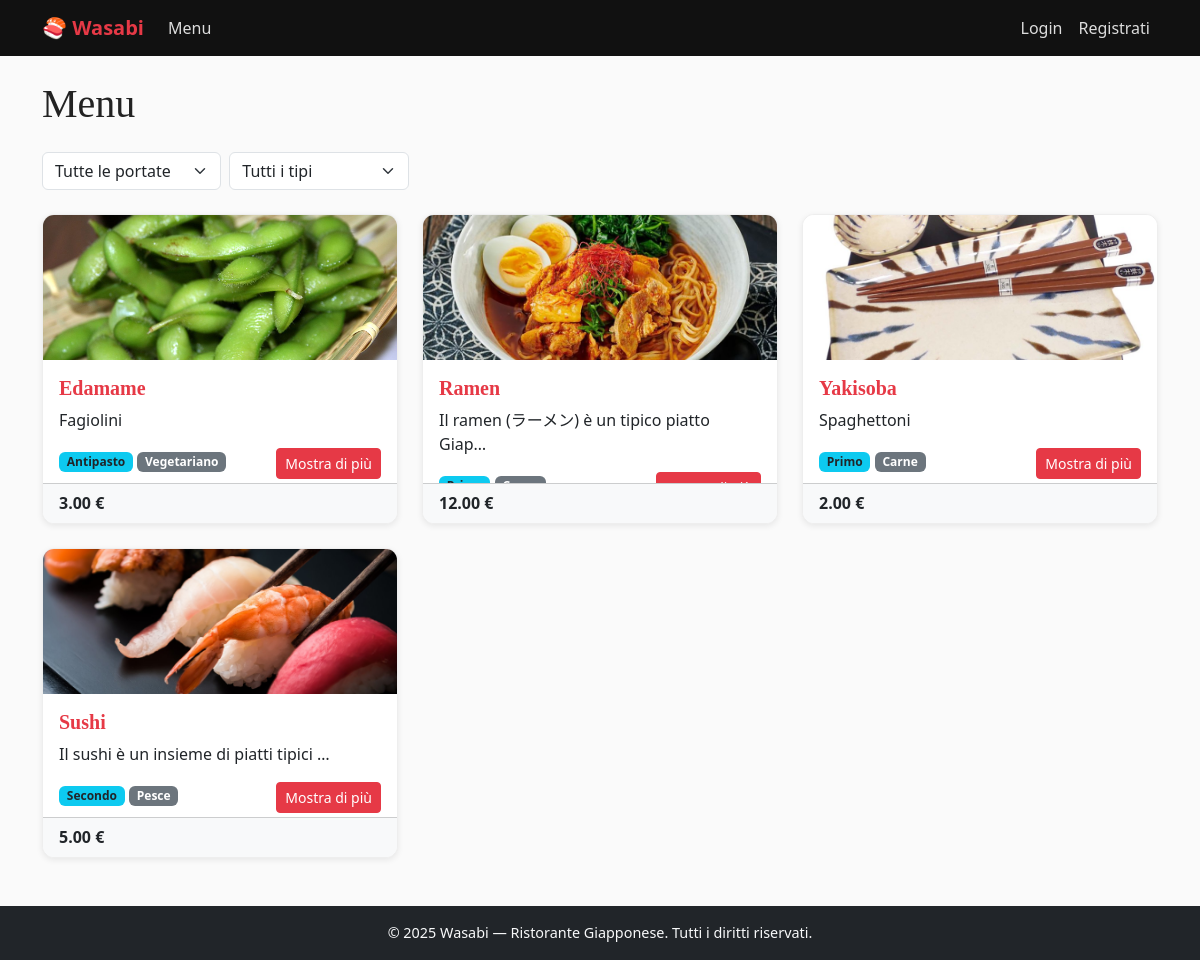
Page /takeaway/piatti/ on the earlier database version.
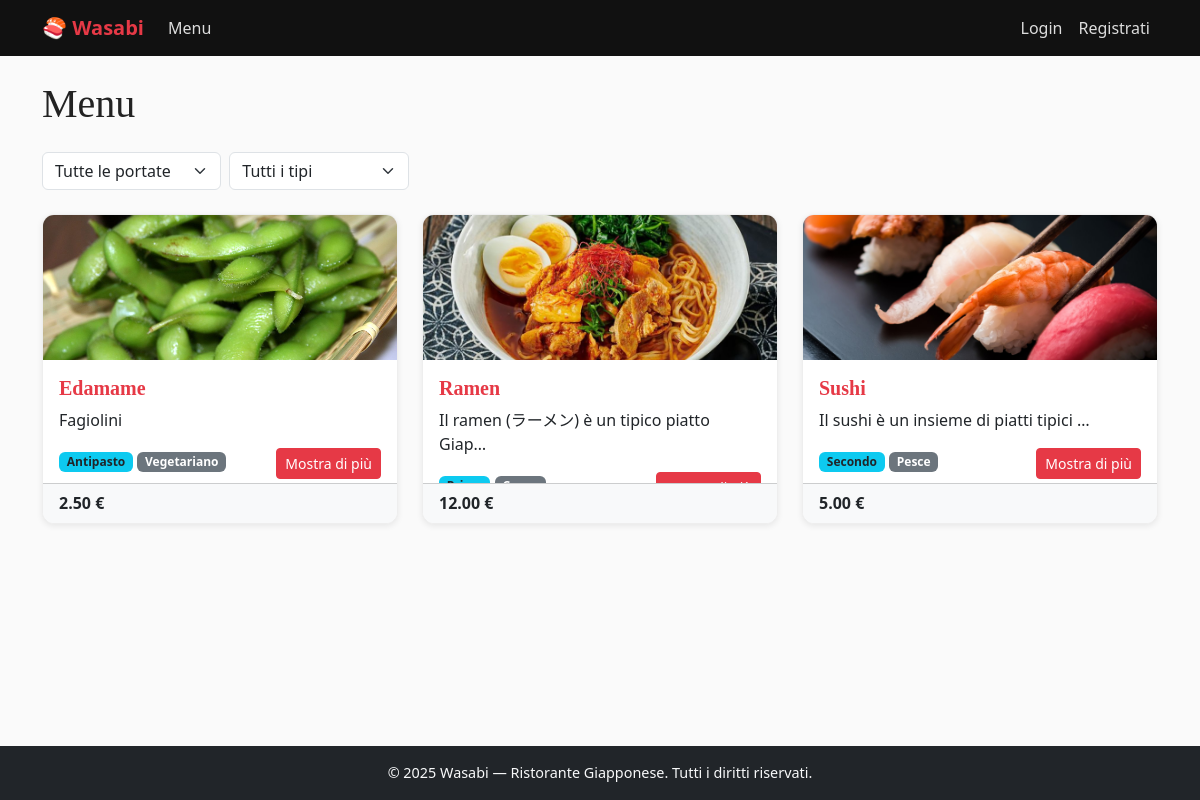
Same page on the later database version.
### takeaway/models.py (models this page shows, shortened)
class Piatto(models.Model):
    PORTATA_CHOICES = [
        ('antipasto', 'Antipasto'),
        ('primo', 'Primo'),
        ('secondo', 'Secondo'),
        ('dessert', 'Dessert'),
    ]
    INGREDIENTI_CHOICES = [
        ('carne', 'Carne'),
        ('pesce', 'Pesce'),
        ('vegano', 'Vegano'),
        ('vegetariano', 'Vegetariano'),
    ]
    nome = models.CharField(max_length=100)
    descrizione = models.TextField()
    prezzo = models.DecimalField(max_digits=6, decimal_places=2)
    portata = models.CharField(max_length=20, choices=PORTATA_CHOICES, default='primo')
    ingredienti = models.CharField(max_length=20, choices=INGREDIENTI_CHOICES, default='carne')
    foto = models.ImageField(upload_to='piatti/', blank=True, null=True)
    class Meta:
        verbose_name_plural = "Piatti"
    @property
    def portata_ordine(self):
        return ORDINE_PORTATA[self.portata]

### takeaway/views.py (the view)
# urls.py: path("piatti/", PiattoListView.as_view(), name="piatti"),
class PiattoListView(ListView):
    model = Piatto
    template_name = "takeaway/piatto/piatto_list.html"
    def get_queryset(self):
        queryset = Piatto.objects.all()
        portata = self.request.GET.get('portata')
        ingrediente = self.request.GET.get('ingrediente')
        if portata and portata != 'tutti':
            queryset = queryset.filter(portata=portata)
        if ingrediente and ingrediente != 'tutti':
            queryset = queryset.filter(ingredienti=ingrediente)
        return sorted(queryset, key=lambda p: p.portata_ordine)
    def get_context_data(self, **kwargs):
        context = super().get_context_data(**kwargs)
        context['portata_selezionata'] = self.request.GET.get('portata', 'tutti')
        context['ingrediente_selezionato'] = self.request.GET.get('ingrediente', 'tutti')
        return context

### takeaway/templates/takeaway/piatto/piatto_list.html (shortened to what this page needs)
{% extends "base.html" %}
{% load static %}
{% block content %}
  <h1 class="mb-4">Menu</h1>
  <form method="get" id="filterForm" class="row g-2 mb-4 align-items-center">
    <div class="col-md-2">
      <select name="portata" class="form-select" onchange="document.getElementById('filterForm').submit()">
        <option value="tutti" {% if portata_selezionata == "tutti" %}selected{% endif %}>Tutte le portate</option>
      </select>
    </div>
    <div class="col-md-2">
      <select name="ingrediente" class="form-select" onchange="document.getElementById('filterForm').submit()">
        <option value="tutti" {% if ingrediente_selezionato == "tutti" %}selected{% endif %}>Tutti i tipi</option>
      </select>
    </div>
  </form>
  {% if object_list %}
    <div class="row row-cols-1 row-cols-md-3 g-4">
      {% for piatto in object_list %}
      <div class="col">
        <div class="card h-10">
          {% if piatto.foto %}
            <img src="{{ piatto.foto.url }}" class="card-img-top" alt="{{ piatto.nome }}">
          {% else %}
            <img src="{% static 'imgs/noimage.jpg' %}" class="card-img-top" alt="Nessuna immagine">
          {% endif %}
          <div class="card-body">
            <h5 class="card-title">{{ piatto.nome }}</h5>
            <p class="card-text">{{ piatto.descrizione|truncatechars:40 }}</p>
            <p>
              <span class="badge bg-info text-dark">{{ piatto.get_portata_display }}</span>
              <span class="badge bg-secondary">{{ piatto.get_ingredienti_display }}</span>
              <a href="{% url 'takeaway:piatto' piatto.pk %}" class="btn btn-sm btn-success float-end">Mostra di più</a>
            </p>
          </div>
          <div class="card-footer d-flex justify-content-between align-items-center">
            <span class="fw-bold">{{ piatto.prezzo }} &euro;</span>
          </div>
        </div>
      </div>
      {% endfor %}
    </div>
  {% else %}
    <p>Nessun piatto disponibile al momento. Torna più tardi!</p>
  {% endif %}
{% endblock %}

### templates/base.html (shortened to what this page needs)
{% load static %}
<!DOCTYPE html>
<html lang="it">
<head>
  <link href="https://cdn.jsdelivr.net/npm/bootstrap@5.3.2/dist/css/bootstrap.min.css" rel="stylesheet">
  <link rel="stylesheet" href="{% static 'css/style.css' %}">
</head>
<body class="d-flex flex-column min-vh-100">
  <nav class="navbar navbar-expand-lg navbar-dark bg-dark">
    <div class="container">
      <a class="navbar-brand" href="{% url 'home' %}">🍣 Wasabi</a>
      <div class="collapse navbar-collapse" id="navbarNav">
        <ul class="navbar-nav">
          <li class="nav-item"><a class="nav-link" href="{% url 'takeaway:piatti' %}">Menu</a></li>
        </ul>
        <ul class="navbar-nav ms-auto">
          {% if user.is_authenticated %}
            <li class="nav-item">
              <form method="post" action="{% url 'logout' %}" class="d-inline logout-form">
                {% csrf_token %}
                <button type="submit" class="nav-link logout-button">Logout</button>
              </form>
            </li>
          {% else %}
            <li class="nav-item"><a class="nav-link" href="{% url 'login' %}">Login</a></li>
            <li class="nav-item"><a class="nav-link" href="{% url 'signup_cliente' %}">Registrati</a></li>
          {% endif %}
        </ul>
      </div>
    </div>
  </nav>
  <main class="container py-4 flex-fill">
    {% block content %}{% endblock %}
  </main>
  <footer class="bg-dark text-light text-center py-3 mt-4">
    <p class="mb-0">&copy; 2025 Wasabi — Ristorante Giapponese. Tutti i diritti riservati.</p>
  </footer>
</body>
</html>

### static/css/style.css (style rules this page uses)
body { font-family: 'Segoe UI', Tahoma, Geneva, Verdana, sans-serif; background-color: #fafafa; color: #333; }
.navbar { background-color: #111 !important; }
.navbar-brand { font-weight: bold; color: #e63946 !important; }
.navbar-nav .nav-link { color: #ddd !important; transition: color 0.2s ease-in-out; }
h1, h2, h3, h4, h5 { font-family: 'Georgia', serif; color: #222; }
.card { border: 1px solid #eee; border-radius: 12px; overflow: hidden; box-shadow: 0 2px 6px rgba(0,0,0,0.08); transition: transform 0.2s ease, box-shadow 0.2s ease; height: 310px; }
.card-title { color: #e63946; font-weight: bold; }
.card-img-top { width: 100%; height: 47%; object-fit: cover; }
.card-body { height: 40%; }
.card-footer { background-color: #f8f9fa; height: 13%; }
.btn-success { background-color: #e63946; border-color: #e63946; }
footer { font-size: 0.9rem; background-color: #111; color: #aaa; }

Differences in the rows shown:
removed Piatto: nome "Yakisoba", descrizione "Spaghettoni", portata "Primo", ingredienti "Carne", prezzo "2.00"
changed Piatto "Edamame": prezzo "3.00" → "2.50"
